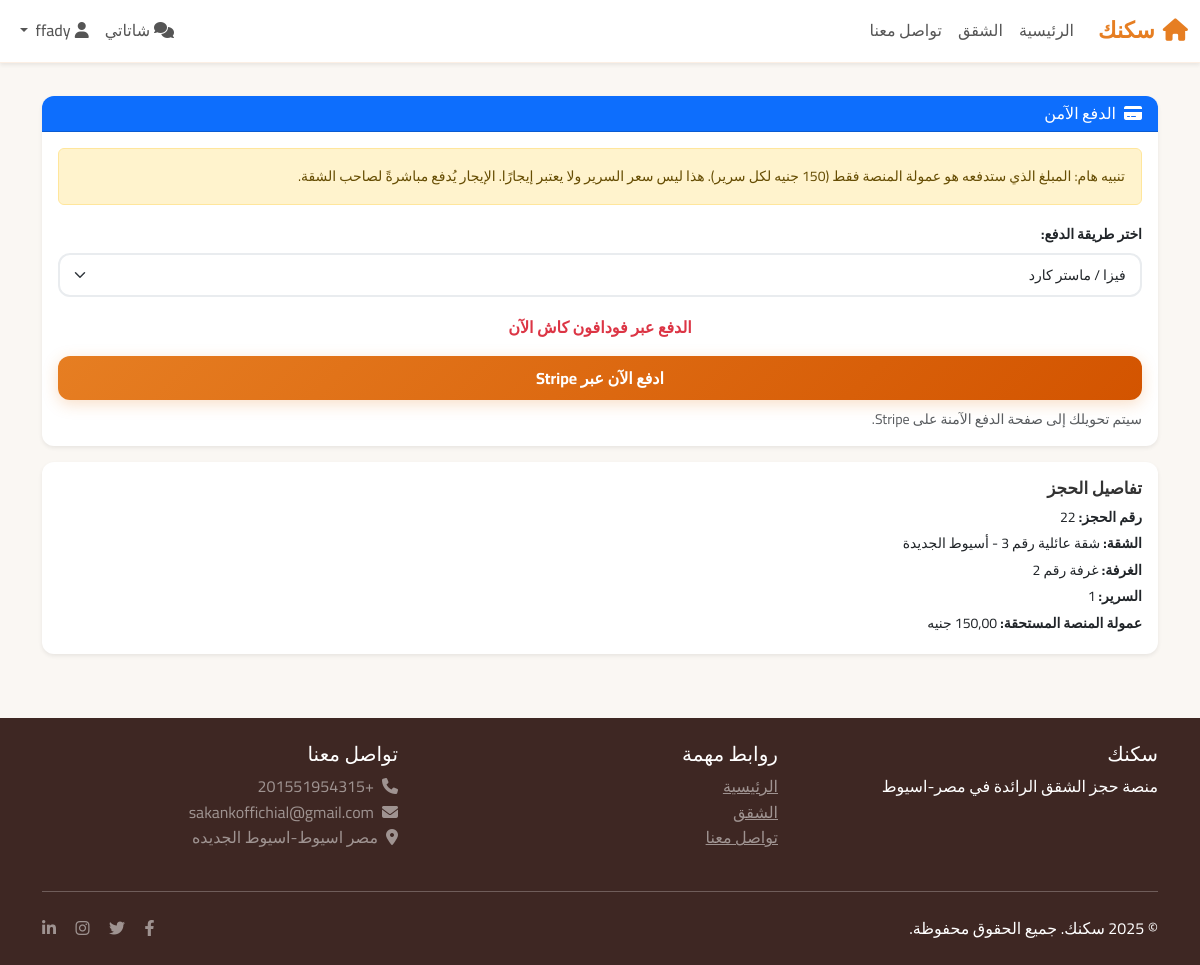
Page /payments/payment/22/ (signed in) on the committed database.
### bookings/models.py (models this page shows, shortened)
class Booking(models.Model):
    STATUS_CHOICES = [
        ('pending', 'في الانتظار'),
        ('confirmed', 'مؤكد'),
        ('cancelled', 'ملغي'),
        ('completed', 'مكتمل'),
    ]
    PAYMENT_STATUS_CHOICES = [
        ('pending', 'في الانتظار'),
        ('paid', 'مدفوع'),
        ('failed', 'فشل'),
        ('refunded', 'مسترد'),
    ]
    user = models.ForeignKey(
        User,
        on_delete=models.CASCADE,
        related_name='bookings',
        verbose_name='المستخدم'
    )
    order = models.ForeignKey(
        'BookingOrder',
        on_delete=models.CASCADE,
        related_name='bookings',
        null=True,
        blank=True,
        verbose_name='الأمر'
    )
    bed = models.ForeignKey(
        Bed,
        on_delete=models.CASCADE,
        related_name='bookings',
        verbose_name='السرير'
    )
    start_date = models.DateField(
        verbose_name='تاريخ البداية'
    )
    end_date = models.DateField(
        verbose_name='تاريخ النهاية'
    )
    monthly_price = models.DecimalField(
        max_digits=10,
        decimal_places=2,
        verbose_name='السعر الشهري'
    )
    total_amount = models.DecimalField(
        max_digits=10,
        decimal_places=2,
        verbose_name='المبلغ الإجمالي'
    )
    commission_amount = models.DecimalField(
        max_digits=10,
        decimal_places=2,
        default=150,
        verbose_name='عمولة السرير'
    )
    status = models.CharField(
        max_length=15,
        choices=STATUS_CHOICES,
        default='pending',
        verbose_name='حالة الحجز'
    )
    payment_status = models.CharField(
        max_length=15,
        choices=PAYMENT_STATUS_CHOICES,
        default='pending',
        verbose_name='حالة الدفع'
    )
    stripe_payment_intent_id = models.CharField(
        max_length=200,
        blank=True,
        verbose_name='معرف نية الدفع في Stripe'
    )
    notes = models.TextField(
        blank=True,
        verbose_name='ملاحظات'
    )
    created_at = models.DateTimeField(
        auto_now_add=True,
        verbose_name='تاريخ الإنشاء'
    )
    updated_at = models.DateTimeField(
        auto_now=True,
        verbose_name='تاريخ التحديث'
    )
    class Meta:
        verbose_name = 'حجز'
        verbose_name_plural = 'الحجوزات'
        ordering = ['-created_at']

### listings/models.py (models this page shows, shortened)
class Bed(models.Model):
    STATUS_CHOICES = [
        ('available', 'متاح'),
        ('booked', 'محجوز'),
        ('maintenance', 'صيانة'),
    ]
    room = models.ForeignKey(
        Room,
        on_delete=models.CASCADE,
        related_name='beds',
        verbose_name='الغرفة'
    )
    bed_number = models.CharField(
        max_length=10,
        verbose_name='رقم السرير'
    )
    monthly_price = models.DecimalField(
        max_digits=10,
        decimal_places=2,
        verbose_name='السعر الشهري'
    )
    status = models.CharField(
        max_length=15,
        choices=STATUS_CHOICES,
        default='available',
        verbose_name='الحالة'
    )
    class Meta:
        verbose_name = 'سرير'
        verbose_name_plural = 'الأسرة'
        unique_together = ['room', 'bed_number']

class Room(models.Model):
    apartment = models.ForeignKey(
        Apartment,
        on_delete=models.CASCADE,
        related_name='rooms',
        verbose_name='الشقة'
    )
    name = models.CharField(
        max_length=100,
        verbose_name='اسم/رقم الغرفة'
    )
    bed_count = models.PositiveIntegerField(
        verbose_name='عدد الأسرة'
    )
    room_image = models.ImageField(
        upload_to='rooms/',
        blank=True,
        verbose_name='صورة الغرفة'
    )
    description = models.TextField(
        blank=True,
        verbose_name='وصف الغرفة'
    )
    class Meta:
        verbose_name = 'غرفة'
        verbose_name_plural = 'الغرف'
        unique_together = ['apartment', 'name']

class Apartment(models.Model):
    name = models.CharField(
        max_length=200,
        verbose_name='اسم الشقة'
    )
    location = models.ForeignKey(
        Location,
        on_delete=models.CASCADE,
        related_name='apartments',
        verbose_name='الموقع'
    )
    description = models.TextField(
        verbose_name='الوصف'
    )
    owner = models.ForeignKey(
        User,
        on_delete=models.CASCADE,
        related_name='apartments',
        verbose_name='المالك'
    )
    main_image = models.ImageField(
        upload_to='apartments/main/',
        verbose_name='الصورة الرئيسية'
    )
    is_active = models.BooleanField(
        default=True,
        verbose_name='نشط'
    )
    created_at = models.DateTimeField(
        auto_now_add=True,
        verbose_name='تاريخ الإنشاء'
    )
    updated_at = models.DateTimeField(
        auto_now=True,
        verbose_name='تاريخ التحديث'
    )
    class Meta:
        verbose_name = 'شقة'
        verbose_name_plural = 'الشقق'
        ordering = ['-created_at']

### payments/views.py (the view)
# urls.py: path('payment/<int:booking_id>/', views.PaymentView.as_view(), name='payment'),
class PaymentView(LoginRequiredMixin, TemplateView):
    template_name = 'payments/payment.html'
    def get_context_data(self, **kwargs):
        context = super().get_context_data(**kwargs)
        booking_id = kwargs['booking_id']
        booking = get_object_or_404(Booking, id=booking_id, user=self.request.user)
        context.update({
            'booking': booking,
            'stripe_public_key': settings.STRIPE_PUBLIC_KEY,
            'manual_payment_url': f"/payments/manual/{booking.id}/",
        })
        return context

### templates/payments/payment.html (shortened to what this page needs)
{% extends 'base.html' %}
{% block content %}
<div class="container my-3">
  <div class="row g-2">
    <div class="col-12">
      <div class="card shadow-sm mb-2">
        <div class="card-header bg-primary text-white py-2">
          <h6 class="mb-0"><i class="fas fa-credit-card me-2"></i>الدفع الآمن</h6>
        </div>
        <div class="card-body py-3">
          <div class="alert alert-warning small" role="alert">
            تنبيه هام: المبلغ الذي ستدفعه هو عمولة المنصة فقط (150 جنيه لكل سرير). هذا ليس سعر السرير ولا يعتبر إيجارًا. الإيجار يُدفع مباشرةً لصاحب الشقة.
          </div>
          <div class="mb-2">
            <label class="form-label fw-bold small">اختر طريقة الدفع:</label>
            <select id="payment-method" class="form-select form-select-sm">
              <option value="visa">فيزا / ماستر كارد</option>
            </select>
            <div class="mt-2">
              <a href="{{ manual_payment_url }}" class="btn btn-outline-danger w-100">
                الدفع عبر فودافون كاش الآن
              </a>
            </div>
          </div>
          <div id="visa-section">
            <button id="checkout-btn" class="btn btn-primary w-100">
              <span id="button-text">ادفع الآن عبر Stripe</span>
            </button>
            <small class="text-muted d-block mt-2">سيتم تحويلك إلى صفحة الدفع الآمنة على Stripe.</small>
          </div>
        </div>
      </div>
    </div>
    <div class="col-12">
      <div class="card shadow-sm">
        <div class="card-body py-3">
          <h6 class="card-title mb-2">تفاصيل الحجز</h6>
          <ul class="list-unstyled mb-0 small">
            <li class="mb-1"><strong>رقم الحجز:</strong> {{ booking.id }}</li>
            <li class="mb-1"><strong>الشقة:</strong> {{ booking.bed.room.apartment.name }}</li>
            <li class="mb-1"><strong>الغرفة:</strong> {{ booking.bed.room.name }}</li>
            <li class="mb-1"><strong>السرير:</strong> {{ booking.bed.bed_number }}
            </li>
            <li class="mb-1"><strong>عمولة المنصة المستحقة:</strong> {{ booking.commission_amount|default:150 }} جنيه</li>
          </ul>
        </div>
      </div>
    </div>
  </div>
</div>
{% endblock %}

### templates/base.html (style rules this page uses)
:root { --primary-color: #e67e22; --primary-dark: #d35400; --secondary-color: #6c757d; --success-color: #27ae60; --warning-color: #f39c12; --danger-color: #e74c3c; --light-bg: #f8f9fa; --white: #ffffff; --shadow-light: 0 2px 15px rgba(0,0,0,0.08); --shadow-medium: 0 4px 25px rgba(0,0,0,0.12); --border-radius: 12px; }
* { transition: all 0.3s ease; }
body { font-family: 'Cairo', sans-serif; background: #faf7f3; color: #333; line-height: 1.6; }
.container, .container-fluid { padding-left: 12px; padding-right: 12px; }
.btn { border-radius: var(--border-radius); font-weight: 700; padding: 0.6rem 1rem; border: none; }
.btn-primary { background: linear-gradient(135deg, var(--primary-color), var(--primary-dark)); box-shadow: 0 4px 15px rgba(230,126,34,0.25); }
.card { border: none; border-radius: var(--border-radius); box-shadow: var(--shadow-light); background: var(--white); overflow: hidden; }
.card-title { color: #333; font-weight: 700; font-size: 1.05rem; }
.form-control, .form-select { border-radius: var(--border-radius); border: 2px solid #e9ecef; padding: 0.6rem 0.9rem; }

### rows in the picture
Booking: id "22", bed.room.apartment.name "شقة عائلية رقم 3 - أسيوط الجديدة", bed.room.name "غرفة رقم 2", bed.bed_number "1"
